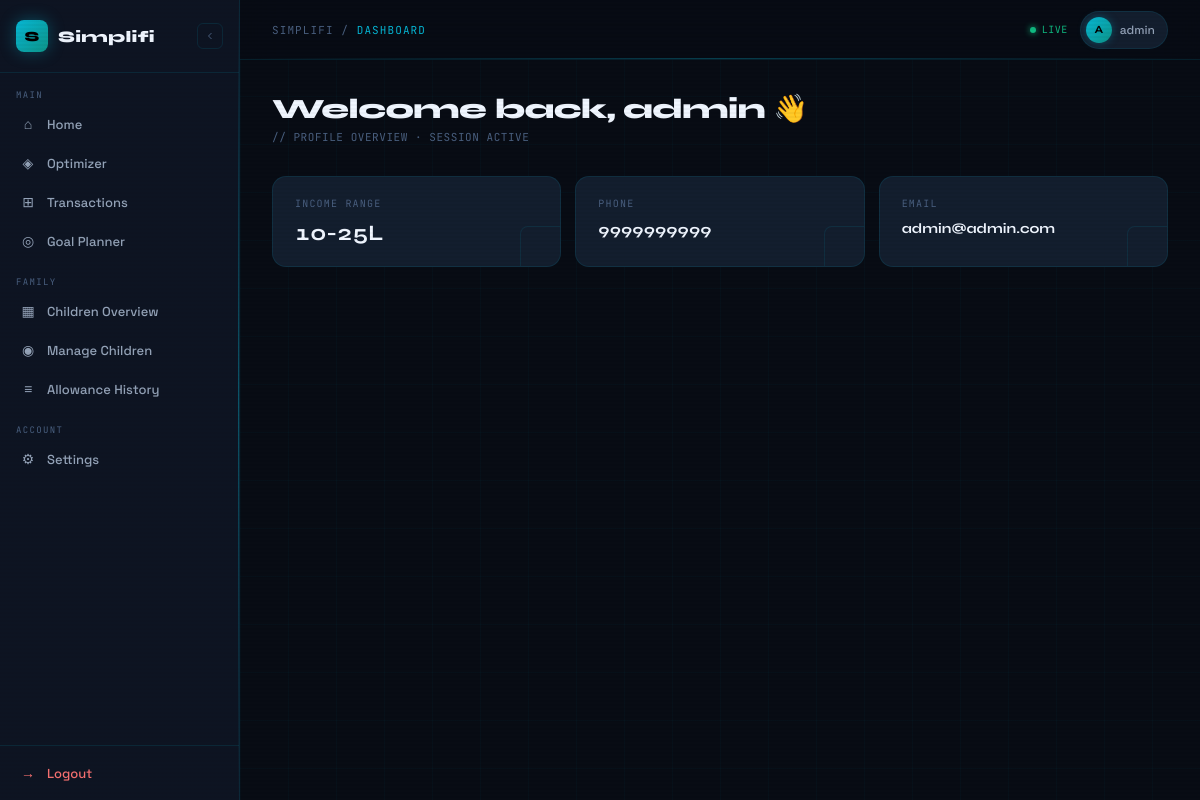
Page /auth/dashboard/ (signed in) on the committed database.
### accounts/models.py (models this page shows, shortened)
class User(AbstractUser):
    ROLE_CHOICES = (
        ("parent", "Parent"),
        ("child", "Child"),
    )
    role = models.CharField(
        max_length=20,
        choices=ROLE_CHOICES,
        default="parent"
    )
    phone = models.CharField(max_length=15, blank=True)
    income_range = models.CharField(
        max_length=50,
        choices=[
            ('<5L', 'Below 5L'),
            ('5-10L', '5–10L'),
            ('10-25L', '10–25L'),
            ('25L+', '25L+'),
        ],
        blank=True
    )

### accounts/views.py (the view)
# urls.py: path('dashboard/', dashboard_view, name='dashboard'),
@login_required
def dashboard_view(request):
    return render(request, 'accounts/dashboard.html')

### accounts/templates/accounts/dashboard.html (shortened to what this page needs)
{% load static %}
<!DOCTYPE html>
<html lang="en">
<head>
</head>
<body>
<div class="shell">
  <aside class="sidebar" id="sidebar">
    <div class="sidebar-logo">
      <div class="logo-mark" onclick="toggleSidebar()">S</div>
      <span class="logo-text">Simplifi</span>
      <button class="toggle-btn" onclick="toggleSidebar()" title="Collapse">
        <svg width="12" height="12" fill="none" stroke="currentColor" stroke-width="2" viewBox="0 0 24 24">
          <path d="M15 18l-6-6 6-6"/>
        </svg>
      </button>
    </div>
    <nav>
      {% if request.user.role == "parent" %}
        <div class="nav-section-label">Main</div>
        <a href="{% url 'dashboard_home' %}" class="nav-link {% if request.resolver_match.url_name == 'dashboard_home' %}active{% endif %}">
          <span class="nav-icon">⌂</span>
          <span class="nav-label">Home</span>
        </a>
        <a href="{% url 'finance_overview' %}" class="nav-link {% if request.resolver_match.url_name == 'finance_overview' %}active{% endif %}">
          <span class="nav-icon">◈</span>
          <span class="nav-label">Optimizer</span>
        </a>
        <a href="{% url 'transactions' %}" class="nav-link {% if request.resolver_match.url_name == 'transactions' %}active{% endif %}">
          <span class="nav-icon">⊞</span>
          <span class="nav-label">Transactions</span>
        </a>
        <a href="{% url 'goal_dashboard' %}" class="nav-link {% if request.resolver_match.url_name == 'goal_dashboard' %}active{% endif %}">
          <span class="nav-icon">◎</span>
          <span class="nav-label">Goal Planner</span>
        </a>
        <div class="nav-section-label" style="margin-top:8px;">Family</div>
        <a href="{% url 'parent_children_dashboard' %}" class="nav-link">
          <span class="nav-icon">▦</span>
          <span class="nav-label">Children Overview</span>
        </a>
        <a href="{% url 'children_list' %}" class="nav-link {% if request.resolver_match.url_name == 'children_list' %}active{% endif %}">
          <span class="nav-icon">◉</span>
          <span class="nav-label">Manage Children</span>
        </a>
        <a href="{% url 'allowance_history' %}" class="nav-link">
          <span class="nav-icon">≡</span>
          <span class="nav-label">Allowance History</span>
        </a>
        <div class="nav-section-label" style="margin-top:8px;">Account</div>
        <a href="{% url 'settings_page' %}" class="nav-link {% if request.resolver_match.url_name == 'settings_page' %}active{% endif %}">
          <span class="nav-icon">⚙</span>
          <span class="nav-label">Settings</span>
        </a>
      {% endif %}
    </nav>
    <div class="sidebar-footer">
      <a href="{% url 'logout' %}" class="logout-link">
        <span class="nav-icon">→</span>
        <span class="logout-label">Logout</span>
      </a>
    </div>
  </aside>
  <div class="main" id="main">
    <div class="topbar">
      <div class="topbar-left">
        <div class="topbar-title">
          SIMPLIFI / <span>{{ request.resolver_match.url_name|upper|default:"DASHBOARD" }}</span>
        </div>
      </div>
      <div class="topbar-right">
        <div class="live-dot">
          <div class="live-pulse"></div>
          LIVE
        </div>
        <div class="user-chip">
          <div class="user-avatar">{{ request.user.username|first|upper }}</div>
          {{ request.user.username }}
        </div>
      </div>
    </div>
    <div class="content-area">
      {% block content %}
      <div class="page-header">
        <div>
          <div class="page-title">
            Welcome back, {{ request.user.username }} <span class="wave">👋</span>
          </div>
          <div class="page-subtitle">// PROFILE OVERVIEW · SESSION ACTIVE</div>
        </div>
      </div>
      <div class="welcome-grid">
        <div class="stat-card delay-1">
          <div class="stat-corner"></div>
          <div class="stat-label">Income Range</div>
          <div class="stat-value">{{ request.user.income_range|default:"—" }}</div>
        </div>
        <div class="stat-card delay-2">
          <div class="stat-corner"></div>
          <div class="stat-label">Phone</div>
          <div class="stat-value" style="font-size:16px;">{{ request.user.phone|default:"Not set" }}</div>
        </div>
        <div class="stat-card delay-3">
          <div class="stat-corner"></div>
          <div class="stat-label">Email</div>
          <div class="stat-value" style="font-size:14px; word-break:break-all;">{{ request.user.email }}</div>
        </div>
      </div>
      {% endblock %}
    </div>
  </div>
</div>
</body>
</html>

### rows in the picture
User: user.username|first "A", user.username "admin", user.income_range "10-25L", user.phone "9999999999", user.email "admin@admin.com"

### other values in the picture
{{ request.resolver_match.url_name|upper|default:"DASHBOARD" }} "DASHBOARD"
